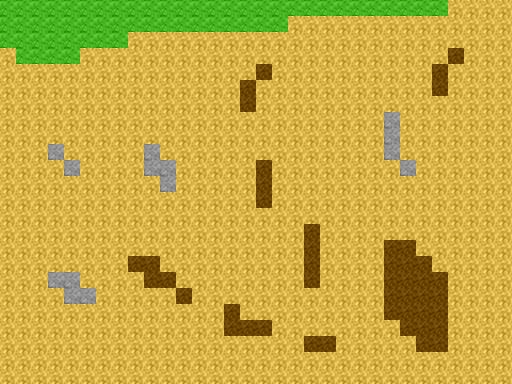

Below is a game level as drawn by its tile map, then a one-line description and the .tmx that defines it (tile-layer data replaced by summaries):
An orthogonal 32x24 tile map with 16x16 px tiles, 1 tile layer (GroundLayer).

<map version="1.0" orientation="orthogonal" width="32" height="24" tilewidth="16" tileheight="16">
 <tileset firstgid="1" name="ground_tile_set" tilewidth="16" tileheight="16">
  <image source="../images/ground_tile_set.png" trans="ff00ff" width="112" height="16" />
 </tileset>
 <layer name="GroundLayer" width="32" height="24">
  <data>[768 cells, 768 non-empty, 4 distinct tile ids]</data>
 </layer>
</map>
